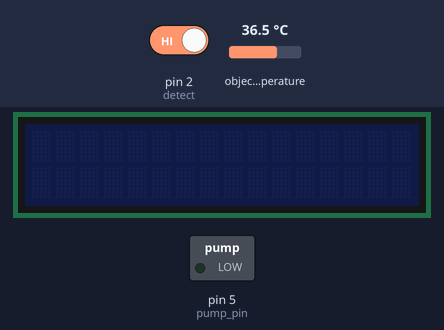
Bench run of a program on a simulated Arduino Uno, built with avr-gcc and run on an emulated ATmega328P. Shown: 16×2 character LCD, switched loads named in the program (green lamp = pin HIGH). The inputs (shaded band) are chosen by the test bench; at power-on: pin 2 (detect) HIGH, object temperature 36.5 °C.

Above: at 1.2 s.
1.3 s: pin 2 (detect) driven LOW
At 2.9 s:
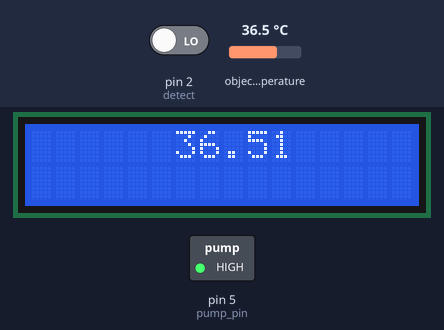
At 4.48 s:
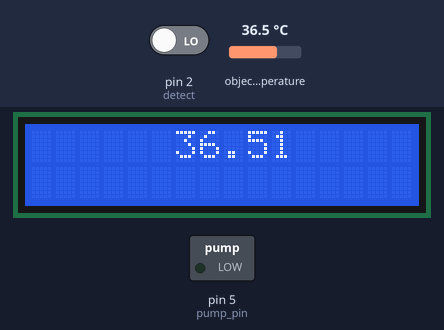
Timing chart, 0 to 6.0 s (numbered marks = the images above; inputs shaded):
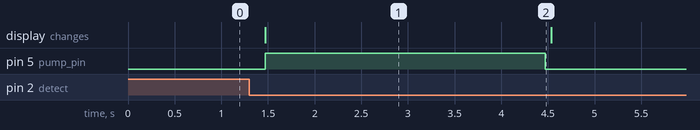

Measured:
- after the input at 1.3 s, pin 5 (pump_pin): LOW → HIGH after 0.17 s, → LOW 3.0 s later; the display: changes after 0.17 s (image 1)
- what the display in image 1 shows lasts 3.0 s, from 1.5 s to 4.5 s

The program:

main.cpp
```cpp
#include <Arduino.h>
#include <Adafruit_MLX90614.h>
#include <SPI.h>
#include <LowPower.h>
#include <LiquidCrystal_I2C.h>

#define detect 2
#define pump_pin 5

volatile float temp;

Adafruit_MLX90614 mlx = Adafruit_MLX90614();
LiquidCrystal_I2C lcd(0x27, 16, 2);

void detected();

void setup() {
  pinMode(detect, INPUT);
  pinMode(pump_pin,OUTPUT);
  Serial.begin(9600);
  mlx.begin();
  lcd.init();
  lcd.noBacklight();
}

void loop() {
  while(digitalRead(detect) == HIGH){
    delay(200);
    digitalWrite(pump_pin, LOW);
  }

  if(digitalRead(detect) == LOW){
    temp = mlx.readObjectTempC();
    lcd.backlight();
    lcd.setCursor(6, 0);
    lcd.print(temp);
    digitalWrite(pump_pin,HIGH);
    LowPower.idle(SLEEP_2S, ADC_OFF, TIMER2_OFF, TIMER1_OFF, TIMER0_OFF,SPI_OFF, USART0_OFF, TWI_OFF);
    delay(1000);
    digitalWrite(pump_pin, LOW);
    lcd.init();
    lcd.noBacklight();
    while(digitalRead(detect) == LOW){
      digitalWrite(pump_pin, LOW);
      delay(200);
    }
  }
}
```
